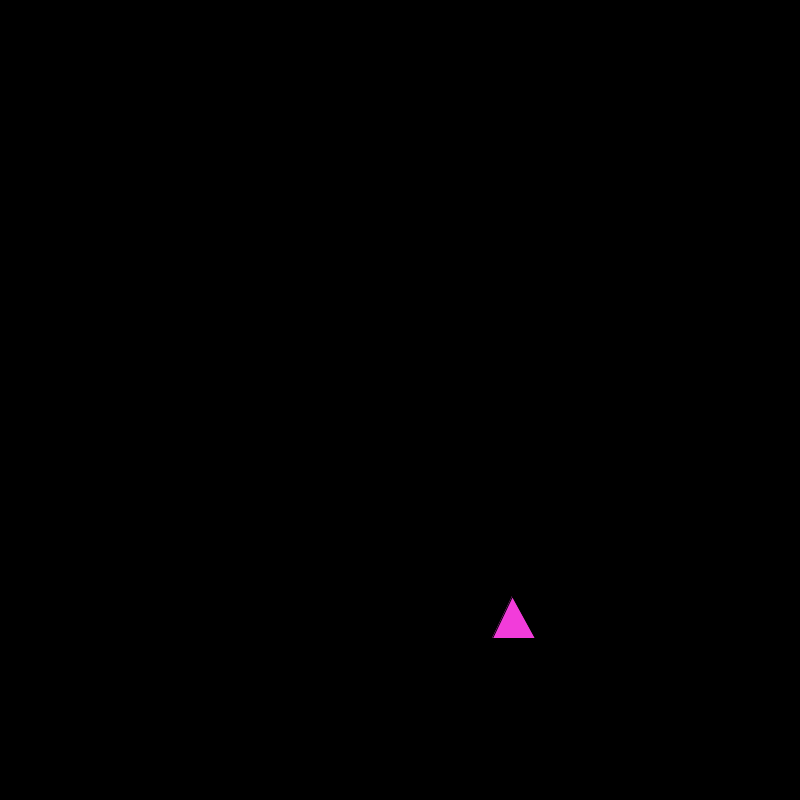
Frame 1 (no input)
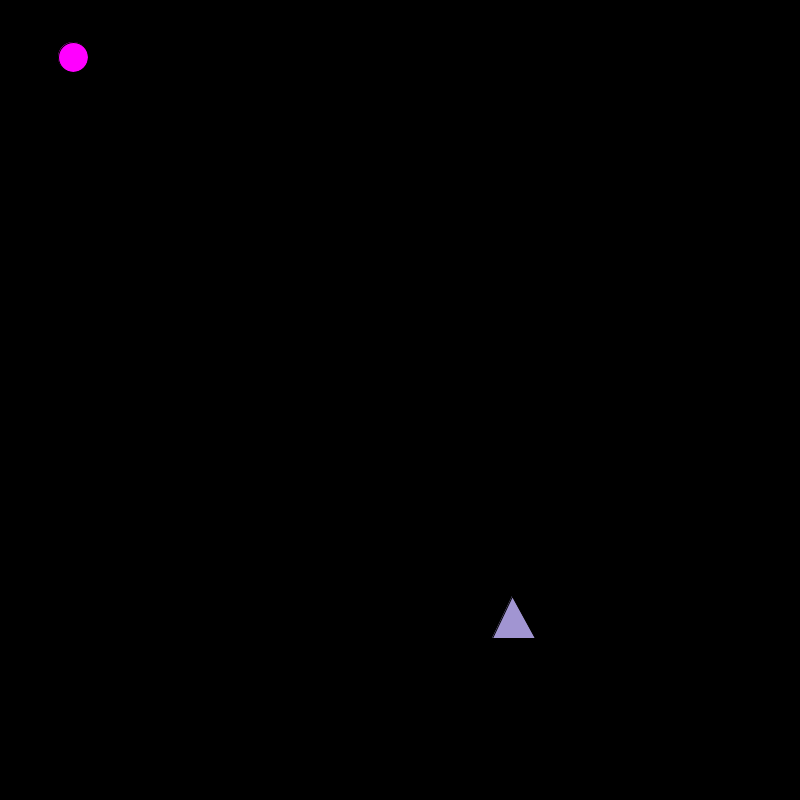
Frame 60 (the mouse pressed at the canvas centre just before this capture)
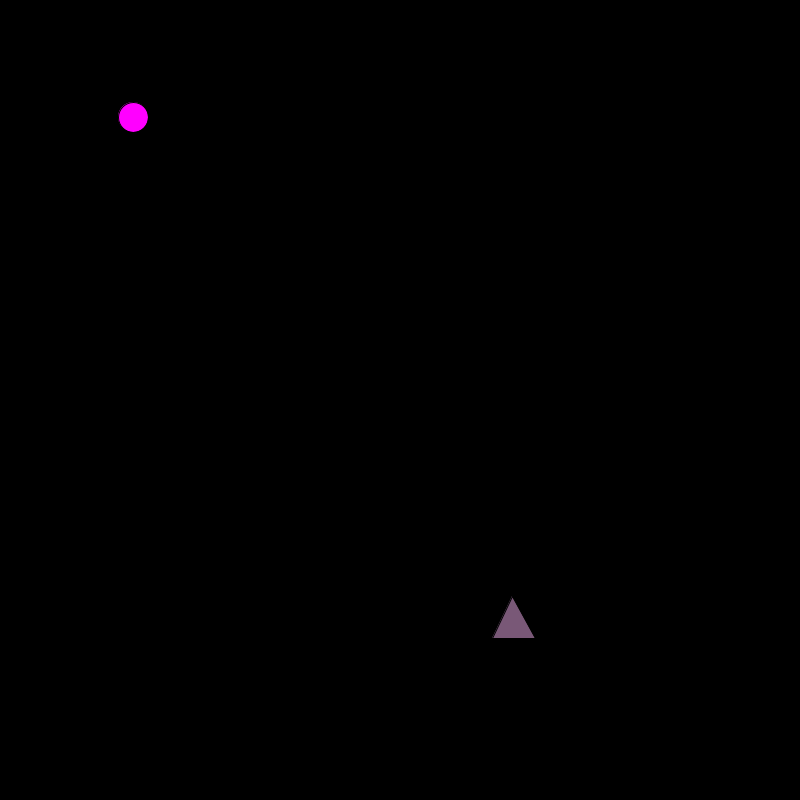
Frame 120 (the mouse held since frame 60 and released just before this capture)

The Processing sketch that drew these frames (run headless with seeded random() and noise(); from frame 60 on, the mouse is pressed at the canvas centre):

// Processing sketch: processing_129846
// ── processing_129846.pde

ArrayList<Integer> xpos;
ArrayList<Integer> ypos;
ArrayList<Integer> xvelocity;
ArrayList<Integer> yvelocity;
int x;
int y;
int radius;

void setup()
{
  size(800,800);
  background(0,0,0);
  x = 100;
  y = 100;
  xpos = new ArrayList<Integer>();
  ypos = new ArrayList<Integer>();
  radius = 15;
  xvelocity = new ArrayList<Integer>();
  yvelocity = new ArrayList<Integer>();
  xpos.add(int(random(-50,50)));
  ypos.add(int(random(-50,50)));
  xvelocity.add(1);
  yvelocity.add(1);

}

void draw()
{
  for (int i = 0; i < xpos.size() ; i++)
  {
    background(0);
    fill(255,0,255);
    ellipse(xpos.get(i),ypos.get(i),radius*2,radius*2);
    xpos.set(i,xpos.get(i)+xvelocity.get(i));
    ypos.set(i,ypos.get(i)+yvelocity.get(i));
  
    if (xpos.get(i) > width)
    {
      xpos.set(i,0);
    }
    
    if (xpos.get(i) < 0)
    {
      xpos.set(i,width);
    }
    
    if (ypos.get(i) < 0)
    {
      ypos.set(i,height);
    }
    
    if (ypos.get(i) > width)
    {
      ypos.set(i,0);
    }

}
  
  fill(random(255),random(255),random(255));
  triangle(392+x,538+y,435+x,538+y,412+x,496+y);

}

void keyPressed()
{
  if (key == CODED)
  {
    if (keyCode == RIGHT)
    {
      x = x + 5;
    }
    if (keyCode == LEFT)
    {
      x = x - 5;
    }
    if (keyCode == UP)
    {
      y = y - 5;
    }
    if (keyCode == DOWN)
    {
      y = y + 5;
    }
  }
}

void mouseClicked()
{
  xpos.add(mouseX);
  ypos.add(mouseY);
  xvelocity.add(int(random(-10.10)));
  yvelocity.add(int(random(-10,10)));
  
}
